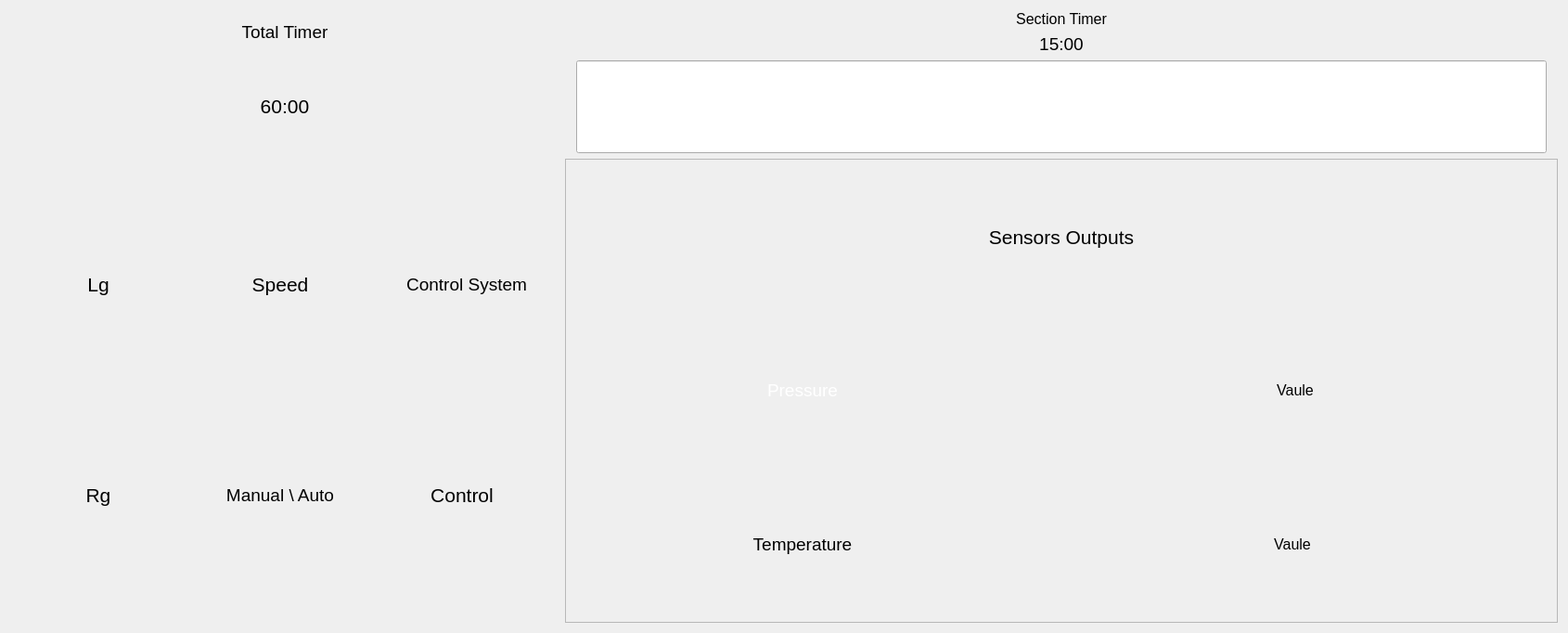
      <widget class="QWidget" name="Co_Poilt_Tab">
       <attribute name="title">
        <string>co_pilot</string>
       </attribute>
       <layout class="QGridLayout" name="gridLayout_11">
        <item row="2" column="13">
         <widget class="QLabel" name="Section_Timer_Co_Poilt">
          <property name="minimumSize">
           <size>
            <width>0</width>
            <height>0</height>
           </size>
          </property>
          <property name="maximumSize">
           <size>
            <width>16777215</width>
            <height>16777215</height>
           </size>
          </property>
          <property name="styleSheet">
           <string notr="true">font-family: &quot;DS-Digital&quot;;
font-size: 14px;
</string>
          </property>
          <property name="text">
           <string>&lt;html&gt;&lt;head/&gt;&lt;body&gt;&lt;p align=&quot;center&quot;&gt;&lt;span style=&quot; font-size:14pt;&quot;&gt;15:00&lt;/span&gt;&lt;/p&gt;&lt;/body&gt;&lt;/html&gt;</string>
          </property>
         </widget>
        </item>
        <item row="5" column="11" rowspan="3" colspan="5">
         <widget class="QFrame" name="Co_Poilt_Frame">
          <property name="minimumSize">
           <size>
            <width>0</width>
            <height>500</height>
           </size>
          </property>
          <property name="maximumSize">
           <size>
            <width>16777215</width>
            <height>16777215</height>
           </size>
          </property>
          <property name="layoutDirection">
           <enum>Qt::LayoutDirection::RightToLeft</enum>
          </property>
          <property name="frameShape">
           <enum>QFrame::Shape::StyledPanel</enum>
          </property>
          <property name="frameShadow">
           <enum>QFrame::Shadow::Raised</enum>
          </property>
          <layout class="QGridLayout" name="gridLayout_13">
           <item row="1" column="0">
            <spacer name="verticalSpacer_2">
             <property name="orientation">
              <enum>Qt::Orientation::Vertical</enum>
             </property>
             <property name="sizeType">
              <enum>QSizePolicy::Policy::Fixed</enum>
             </property>
             <property name="sizeHint" stdset="0">
              <size>
               <width>20</width>
               <height>10</height>
              </size>
             </property>
            </spacer>
           </item>
           <item row="2" column="2">
            <widget class="QLabel" name="lab_Pressure">
             <property name="minimumSize">
              <size>
               <width>492</width>
               <height>0</height>
              </size>
             </property>
             <property name="text">
              <string>&lt;html&gt;&lt;head/&gt;&lt;body&gt;&lt;p align=&quot;center&quot;&gt;&lt;span style=&quot; font-size:14pt; color:#ffffff;&quot;&gt;Pressure&lt;/span&gt;&lt;/p&gt;&lt;/body&gt;&lt;/html&gt;</string>
             </property>
            </widget>
           </item>
           <item row="4" column="2">
            <widget class="QLabel" name="lab_Temperature">
             <property name="minimumSize">
              <size>
               <width>492</width>
               <height>0</height>
              </size>
             </property>
             <property name="text">
              <string>&lt;html&gt;&lt;head/&gt;&lt;body&gt;&lt;p align=&quot;center&quot;&gt;&lt;span style=&quot; font-size:14pt;&quot;&gt;Temperature&lt;/span&gt;&lt;/p&gt;&lt;/body&gt;&lt;/html&gt;</string>
             </property>
            </widget>
           </item>
           <item row="4" column="0" colspan="2">
            <widget class="QLabel" name="lab_Vaule_Temperature">
             <property name="minimumSize">
              <size>
               <width>546</width>
               <height>0</height>
              </size>
             </property>
             <property name="text">
              <string>&lt;html&gt;&lt;head/&gt;&lt;body&gt;&lt;p align=&quot;center&quot;&gt;&lt;span style=&quot; font-size:12pt;&quot;&gt;Vaule&lt;/span&gt;&lt;/p&gt;&lt;/body&gt;&lt;/html&gt;</string>
             </property>
            </widget>
           </item>
           <item row="3" column="0">
            <spacer name="verticalSpacer_5">
             <property name="orientation">
              <enum>Qt::Orientation::Vertical</enum>
             </property>
             <property name="sizeType">
              <enum>QSizePolicy::Policy::Fixed</enum>
             </property>
             <property name="sizeHint" stdset="0">
              <size>
               <width>20</width>
               <height>10</height>
              </size>
             </property>
            </spacer>
           </item>
           <item row="0" column="0" colspan="3">
            <widget class="QLabel" name="lab_Sensors_Outputs">
             <property name="text">
              <string>&lt;html&gt;&lt;head/&gt;&lt;body&gt;&lt;p align=&quot;center&quot;&gt;&lt;span style=&quot; font-size:16pt;&quot;&gt;Sensors Outputs&lt;/span&gt;&lt;/p&gt;&lt;/body&gt;&lt;/html&gt;</string>
             </property>
            </widget>
           </item>
           <item row="2" column="0">
            <widget class="QLabel" name="lab_Vaule_Pressure">
             <property name="minimumSize">
              <size>
               <width>546</width>
               <height>0</height>
              </size>
             </property>
             <property name="text">
              <string>&lt;html&gt;&lt;head/&gt;&lt;body&gt;&lt;p align=&quot;center&quot;&gt;&lt;span style=&quot; font-size:12pt;&quot;&gt;Vaule&lt;/span&gt;&lt;/p&gt;&lt;/body&gt;&lt;/html&gt;</string>
             </property>
            </widget>
           </item>
          </layout>
         </widget>
        </item>
        <item row="4" column="13">
         <widget class="QLineEdit" name="line_Co_Poilt">
          <property name="minimumSize">
           <size>
            <width>0</width>
            <height>100</height>
           </size>
          </property>
          <property name="maximumSize">
           <size>
            <width>16777215</width>
            <height>16777215</height>
           </size>
          </property>
         </widget>
        </item>
        <item row="5" column="3" rowspan="3" colspan="5">
         <layout class="QGridLayout" name="Btns_Layout_Co_Poilt">
          <item row="0" column="1">
           <widget class="QLabel" name="Btn_Speed">
            <property name="minimumSize">
             <size>
              <width>190</width>
              <height>170</height>
             </size>
            </property>
            <property name="maximumSize">
             <size>
              <width>1</width>
              <height>170</height>
             </size>
            </property>
            <property name="text">
             <string>&lt;html&gt;&lt;head/&gt;&lt;body&gt;&lt;p align=&quot;center&quot;&gt;&lt;span style=&quot; font-size:16pt;&quot;&gt;Speed&lt;/span&gt;&lt;/p&gt;&lt;/body&gt;&lt;/html&gt;</string>
            </property>
           </widget>
          </item>
          <item row="0" column="0">
           <widget class="QLabel" name="Btn_Lg">
            <property name="minimumSize">
             <size>
              <width>190</width>
              <height>170</height>
             </size>
            </property>
            <property name="maximumSize">
             <size>
              <width>1</width>
              <height>170</height>
             </size>
            </property>
            <property name="text">
             <string>&lt;html&gt;&lt;head/&gt;&lt;body&gt;&lt;p align=&quot;center&quot;&gt;&lt;span style=&quot; font-size:16pt;&quot;&gt;Lg&lt;/span&gt;&lt;/p&gt;&lt;/body&gt;&lt;/html&gt;</string>
            </property>
           </widget>
          </item>
          <item row="0" column="2">
           <widget class="QLabel" name="Btn_Control_System">
            <property name="minimumSize">
             <size>
              <width>200</width>
              <height>170</height>
             </size>
            </property>
            <property name="maximumSize">
             <size>
              <width>1</width>
              <height>170</height>
             </size>
            </property>
            <property name="text">
             <string>&lt;html&gt;&lt;head/&gt;&lt;body&gt;&lt;p align=&quot;center&quot;&gt;&lt;span style=&quot; font-size:14pt;&quot;&gt;Control System&lt;/span&gt;&lt;/p&gt;&lt;/body&gt;&lt;/html&gt;</string>
            </property>
           </widget>
          </item>
          <item row="1" column="0">
           <widget class="QLabel" name="Btn_Rg">
            <property name="minimumSize">
             <size>
              <width>190</width>
              <height>170</height>
             </size>
            </property>
            <property name="maximumSize">
             <size>
              <width>1</width>
              <height>170</height>
             </size>
            </property>
            <property name="text">
             <string>&lt;html&gt;&lt;head/&gt;&lt;body&gt;&lt;p align=&quot;center&quot;&gt;&lt;span style=&quot; font-size:16pt;&quot;&gt;Rg&lt;/span&gt;&lt;/p&gt;&lt;/body&gt;&lt;/html&gt;</string>
            </property>
           </widget>
          </item>
          <item row="1" column="1">
           <widget class="QLabel" name="Btn_Auto_Manual">
            <property name="minimumSize">
             <size>
              <width>190</width>
              <height>170</height>
             </size>
            </property>
            <property name="maximumSize">
             <size>
              <width>1</width>
              <height>170</height>
             </size>
            </property>
            <property name="text">
             <string>&lt;html&gt;&lt;head/&gt;&lt;body&gt;&lt;p align=&quot;center&quot;&gt;&lt;span style=&quot; font-size:14pt;&quot;&gt;Manual \ Auto&lt;/span&gt;&lt;/p&gt;&lt;/body&gt;&lt;/html&gt;</string>
            </property>
           </widget>
          </item>
          <item row="1" column="2">
           <widget class="QLabel" name="Btn_Control">
            <property name="minimumSize">
             <size>
              <width>190</width>
              <height>170</height>
             </size>
            </property>
            <property name="maximumSize">
             <size>
              <width>1</width>
              <height>170</height>
             </size>
            </property>
            <property name="text">
             <string>&lt;html&gt;&lt;head/&gt;&lt;body&gt;&lt;p align=&quot;center&quot;&gt;&lt;span style=&quot; font-size:16pt;&quot;&gt;Control&lt;/span&gt;&lt;/p&gt;&lt;/body&gt;&lt;/html&gt;</string>
            </property>
           </widget>
          </item>
         </layout>
        </item>
        <item row="1" column="13">
         <widget class="QLabel" name="Lab_Section_Timer_Co_Poilt">
          <property name="minimumSize">
           <size>
            <width>0</width>
            <height>0</height>
           </size>
          </property>
          <property name="maximumSize">
           <size>
            <width>16777215</width>
            <height>16777215</height>
           </size>
          </property>
          <property name="layoutDirection">
           <enum>Qt::LayoutDirection::RightToLeft</enum>
          </property>
          <property name="text">
           <string>&lt;html&gt;&lt;head/&gt;&lt;body&gt;&lt;p align=&quot;center&quot;&gt;&lt;span style=&quot; font-size:12pt;&quot;&gt;Section Timer&lt;/span&gt;&lt;/p&gt;&lt;/body&gt;&lt;/html&gt;</string>
          </property>
         </widget>
        </item>
        <item row="4" column="3" colspan="5">
         <widget class="QLabel" name="Total_Timer_Co_Poilt">
          <property name="minimumSize">
           <size>
            <width>0</width>
            <height>0</height>
           </size>
          </property>
          <property name="maximumSize">
           <size>
            <width>16777215</width>
            <height>16777215</height>
           </size>
          </property>
          <property name="styleSheet">
           <string notr="true">font-family: &quot;DS-Digital&quot;;
font-size: 14px;
</string>
          </property>
          <property name="text">
           <string>&lt;html&gt;&lt;head/&gt;&lt;body&gt;&lt;p align=&quot;center&quot;&gt;&lt;span style=&quot; font-size:16pt;&quot;&gt;60:00&lt;/span&gt;&lt;/p&gt;&lt;/body&gt;&lt;/html&gt;</string>
          </property>
         </widget>
        </item>
        <item row="1" column="3" rowspan="2" colspan="5">
         <widget class="QLabel" name="Lab_Total_Timer_Co_Poilt">
          <property name="minimumSize">
           <size>
            <width>0</width>
            <height>0</height>
           </size>
          </property>
          <property name="maximumSize">
           <size>
            <width>16777215</width>
            <height>16777215</height>
           </size>
          </property>
          <property name="text">
           <string>&lt;html&gt;&lt;head/&gt;&lt;body&gt;&lt;p align=&quot;center&quot;&gt;&lt;span style=&quot; font-size:14pt;&quot;&gt;Total Timer&lt;/span&gt;&lt;/p&gt;&lt;/body&gt;&lt;/html&gt;</string>
          </property>
         </widget>
        </item>
       </layout>
      </widget>
